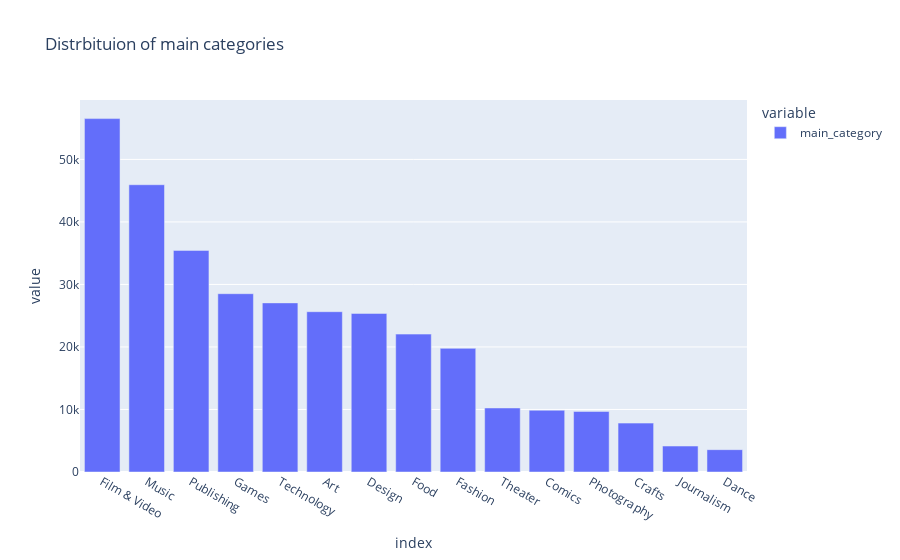

Notebook cell for this chart:
### Code cell
px.bar(main_categories_count, title = 'Distrbituion of main categories')

### Figure 1 — Plotly figure (JSON) as saved in the notebook; plotly's stock layout.template omitted (floating-point values rounded to 4 significant figures)
{"data": [{"alignmentgroup": "True", "hovertemplate": "variable=main_category<br>index=%{x}<br>value=%{y}<extra></extra>", "legendgroup": "main_category", "marker": {"color": "#636efa"}, "name": "main_category", "offsetgroup": "main_category", "orientation": "v", "showlegend": true, "textposition": "auto", "type": "bar", "x": ["Film & Video", "Music", "Publishing", "Games", "Technology", "Art", "Design", "Food", "Fashion", "Theater", "Comics", "Photography", "Crafts", "Journalism", "Dance"], "xaxis": "x", "y": [56527, 45949, 35445, 28521, 27050, 25641, 25364, 22054, 19775, 10242, 9878, 9689, 7818, 4149, 3573], "yaxis": "y"}], "layout": {"barmode": "relative", "legend": {"title": {"text": "variable"}, "tracegroupgap": 0}, "title": {"text": "Distrbituion of main categories"}, "xaxis": {"anchor": "y", "domain": [0, 1], "title": {"text": "index"}}, "yaxis": {"anchor": "x", "domain": [0, 1], "title": {"text": "value"}}}}
